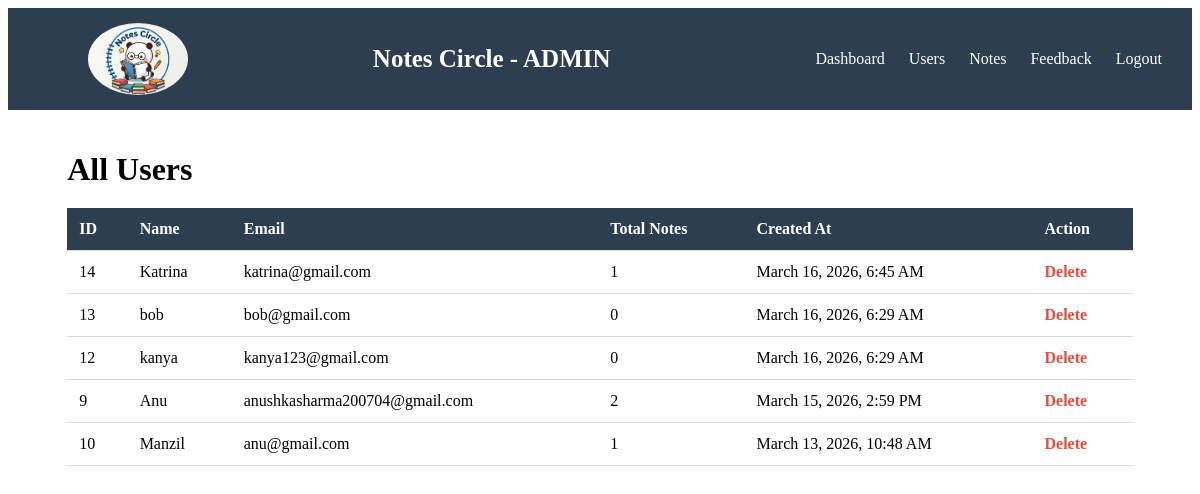
/notescircle/admin/view_users.php (signed in), run on the app's committed database.
### tables this page shows
CREATE TABLE `users` (
  `id` int(11) NOT NULL,
  `name` varchar(100) NOT NULL,
  `email` varchar(100) NOT NULL,
  `password` varchar(255) NOT NULL,
  `created_at` timestamp NOT NULL DEFAULT current_timestamp() ON UPDATE current_timestamp(),
  `profile_photo` varchar(255) DEFAULT NULL
);

### notescircle/admin/view_users.php (the view, shortened to what this page needs)
<?php
include("../config/db.php");
$sql = "
SELECT users.id, users.name, users.email, users.created_at,
COUNT(notes.note_id) AS total_notes
FROM users
LEFT JOIN notes ON users.id = notes.user_id
GROUP BY users.id
ORDER BY users.created_at DESC
";
$result = mysqli_query($conn, $sql);
?>
<!DOCTYPE html>
<html>
<head>
    <link rel="stylesheet" href="../css/admin.css">
</head>
<body>
    <div class="topbar">
        <img src="../uploads/logo.jpeg" class="logo">
        <div class="logo-name">
            Notes Circle - ADMIN
        </div>
        <div class="nav-links">
            <a href="admin_dashboard.php">Dashboard</a>
            <a href="view_users.php">Users</a>
            <a href="view_notes.php">Notes</a>
            <a href="view_feedback.php">Feedback</a>
            <a href="admin_logout.php" class="logout">Logout</a>
        </div>
    </div>
    <div class="container">
        <h1 class="page-title">All Users</h1>
        <div class="table-section">
            <table class="dashboard-table">
                <tr>
                    <th>ID</th>
                    <th>Name</th>
                    <th>Email</th>
                    <th>Total Notes</th>
                    <th>Created At</th>
                    <th>Action</th>
                </tr>
                <?php
                if (mysqli_num_rows($result) > 0) {
                    while ($row = mysqli_fetch_assoc($result)) {
                        ?>
                        <tr>
                            <td><?php echo $row['id']; ?></td>
                            <td><?php echo htmlspecialchars($row['name']); ?></td>
                            <td><?php echo htmlspecialchars($row['email']); ?></td>
                            <td><?php echo $row['total_notes']; ?></td>
                            <td><?php echo date('F j, Y, g:i A', strtotime($row['created_at'])); ?></td>
                            <td>
                                <a href="delete_user.php?id=<?php echo $row['id']; ?>"
                                    onclick="return confirm('Are you sure you want to delete this user?')">
                                    Delete
                                </a>
                            </td>
                        </tr>
                        <?php
                    }
                } else {
                    echo "<tr><td colspan='6'>No users found</td></tr>";
                }
                ?>
            </table>
        </div>
    </div>
</body>
</html>

### notescircle/css/admin.css (style rules this page uses)
.topbar { display:flex; justify-content:space-between; align-items:center; background:#2c3e50; color:white; padding:15px 30px; }
.logo-name { font-size:25px; font-weight:bold; }
.nav-links a { color:white; margin-left:20px; text-decoration:none; font-weight:500; }
.logout { color:#ff7675; }
.container { width:90%; margin:auto; padding:20px; }
.page-title { margin-bottom:20px; }
.table-section { margin-bottom:40px; }
.dashboard-table { width:100%; border-collapse:collapse; background:white; }
.dashboard-table th, .dashboard-table td { padding:12px; border-bottom:1px solid #ddd; text-align:left; }
.dashboard-table th { background:#2c3e50; color:white; }
.logo { width: 100px; border-radius: 50%; margin-left: 50px }
.dashboard-table a { color:#e74c3c; font-weight:bold; text-decoration:none; }
.dashboard-table td:nth-child(3) { max-width:300px; overflow:auto; }
.dashboard-table td:nth-child(5) { max-width:300px; overflow:auto; }

### data on the page
users: id "14", name "Katrina", email "katrina@gmail.com", total_notes "1", created_at "March 16, 2026, 6:45 AM"
users: id "13", name "bob", email "bob@gmail.com", total_notes "0", created_at "March 16, 2026, 6:29 AM"
users: id "12", name "kanya", email "kanya123@gmail.com", total_notes "0", created_at "March 16, 2026, 6:29 AM"
users: id "9", name "Anu", email "anushkasharma200704@gmail.com", total_notes "2", created_at "March 15, 2026, 2:59 PM"
users: id "10", name "Manzil", email "anu@gmail.com", total_notes "1", created_at "March 13, 2026, 10:48 AM"
